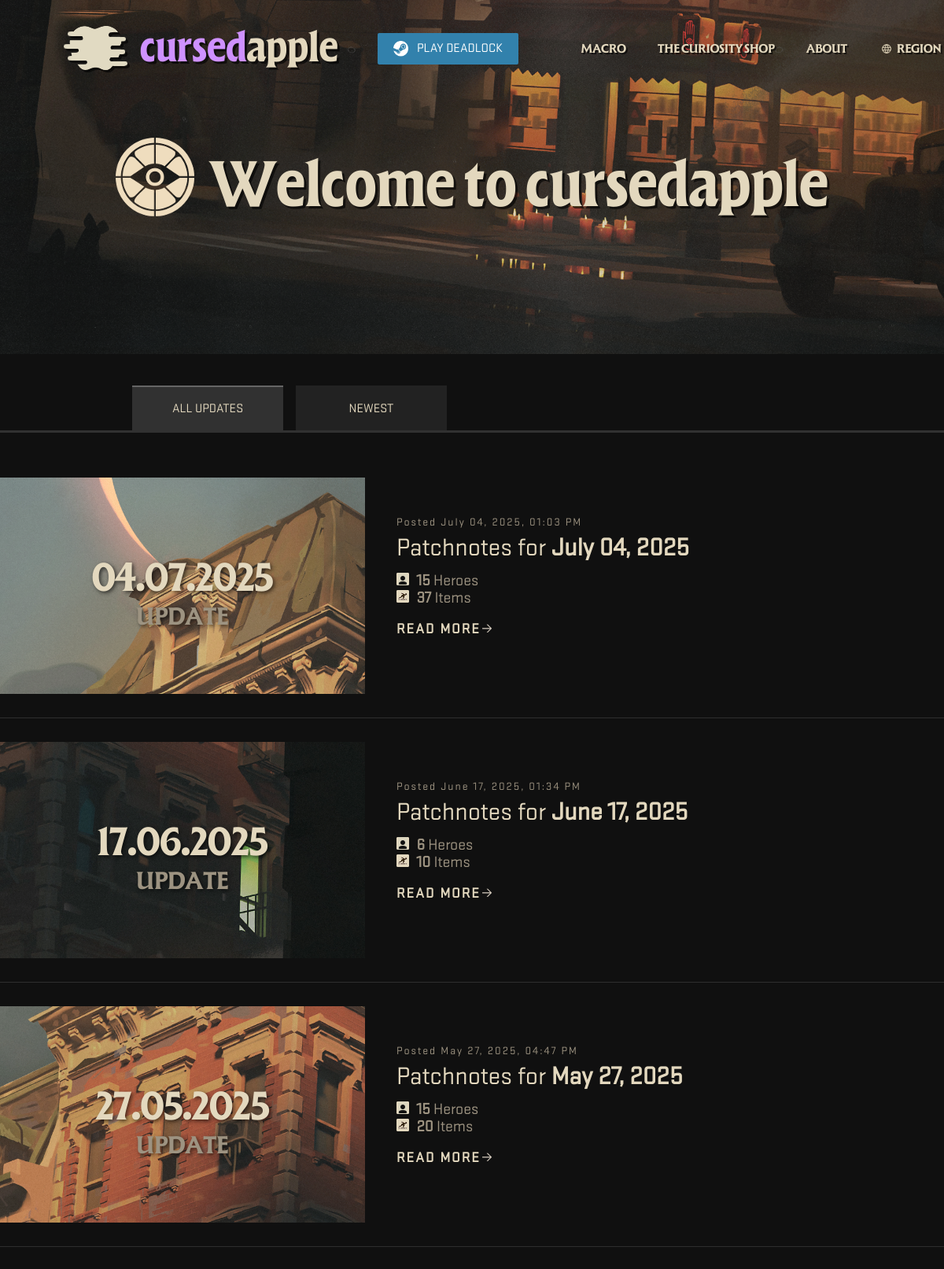
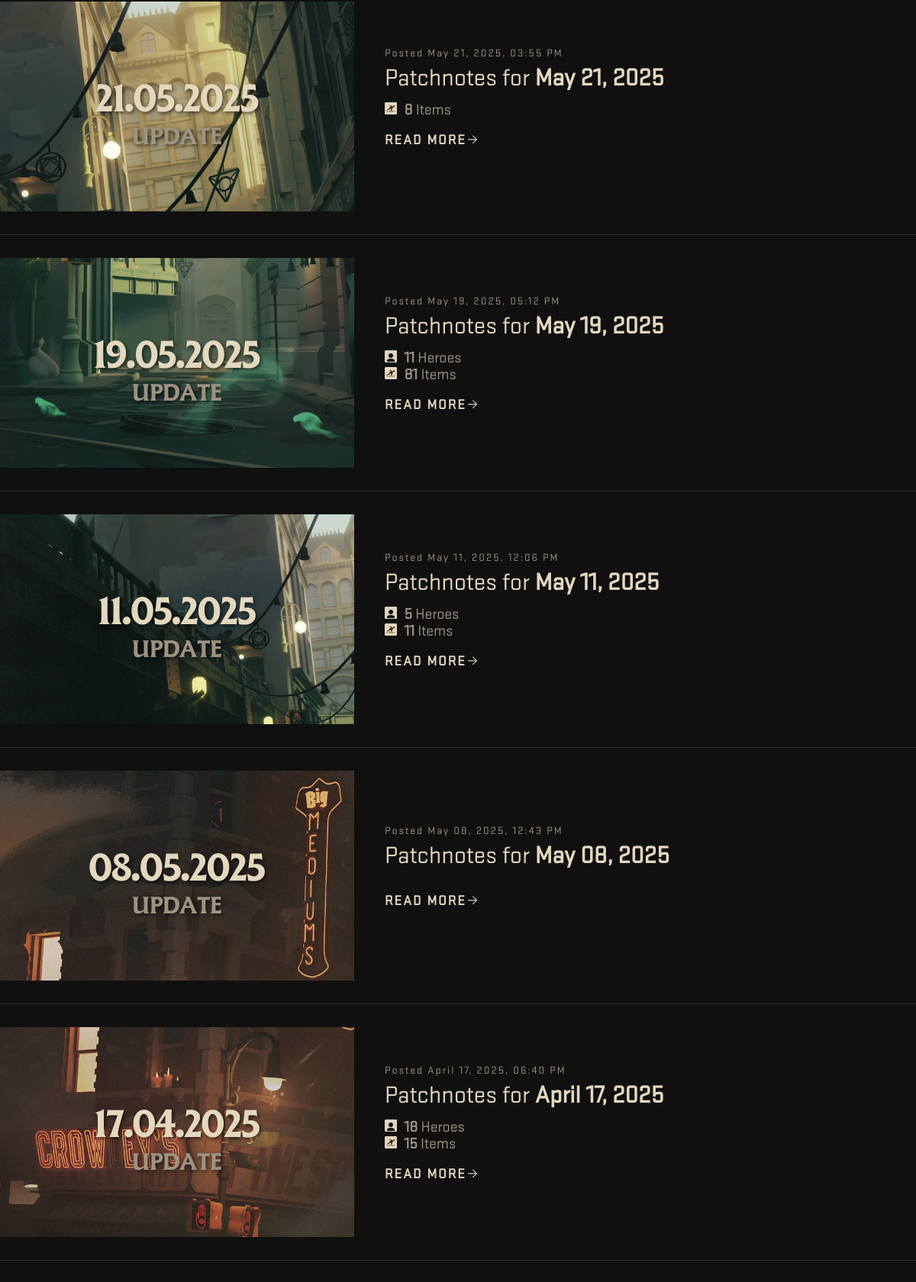
The page / (upper part) on the database its author committed (2 pictures, top to bottom).
### tables this page shows
CREATE TABLE patches (
                    id INTEGER PRIMARY KEY AUTOINCREMENT,
                    title TEXT,
                    content TEXT,
                    content_filtered TEXT,
                    link TEXT,
                    timestamp TIMESTAMP DEFAULT CURRENT_TIMESTAMP,
                    date TEXT
                 );

### app.py (the view)
@app.route('/')
def home():
    patches = get_patches()
    return render_template('index.html', patches=patches[0], newest=patches[1])

### app.py (called while the page is built)
def get_patches():
    conn = sqlite3.connect(database)
    conn.row_factory = sqlite3.Row
    c = conn.cursor()
    c.execute("SELECT id, title, content, content_filtered, link, timestamp, date FROM patches ORDER BY timestamp DESC")
    patches = c.fetchall()
    patches = [dict(patch) for patch in patches]
    for patch in patches:
        if patch['content_filtered']:
            patch['content_filtered'] = json.loads(patch['content_filtered'])
    c.execute("SELECT id, title, content, content_filtered, link, timestamp, date FROM patches WHERE id = (SELECT MAX(id) FROM patches)")
    newest = c.fetchone()
    conn.close()
    return patches, newest

@app.template_filter('datetime_us')
def format_date_us(value):
    dt = datetime.strptime(value, "%Y-%m-%dT%H:%M:%S%z")
    return dt.strftime("%B %d, %Y, %I:%M %p")

@app.template_filter('titledate')
def format_date_us(value):
    dt = datetime.strptime(value, "%m-%d-%Y")
    return dt.strftime("%B %d, %Y")

@app.template_filter('titlepic_eu')
def format_date_eu(value):
    dt = datetime.strptime(value, "%m-%d-%Y")
    return dt.strftime("%d.%m.%Y")

### templates/index.html (shortened to what this page needs)
{% include 'head.html' %}
<div class="tabs">
    <div class="alltabs">
        <a class="tab-on">
            ALL UPDATES
        </a>
        <a class="tab ajax-link" href="{{ url_for('notes', id=newest.id) }}">
            NEWEST
        </a>
    </div>
</div>
<div class="mid">
    <div class="allposts-container">
    {% for patch in patches %}
        <a href="{{ url_for('notes', id=patch.id) }}">
            <div class="post">
                <div class="post-pic">
                    <img src="/static/assets/thumbs/posta{{ patch.id % 10 }}.png">
                    <div class="post-pic-lines">
                        <span class="post-pic-text-a">{{ patch.date | titlepic_eu }}</span>
                        <span class="post-pic-text-b">UPDATE</span>
                    </div>
                </div>
                <div class="post-notes">
                    <span class="post-date-text">Posted {{ patch.timestamp | datetime_us }}</span><br>
                    <span class="post-title-text">Patchnotes for <b>{{ patch.date | titledate }}</b></span><br>
                    {% if patch.content_filtered['[ Heroes ]'] | length > 0 %}
                        <span class="post-info-text">
                            <img class="change" src="/static/assets/hero2.png" height="16" height="16">
                            <b>{{ patch.content_filtered['[ Heroes ]'] | length }}</b>
                            Heroes
                        </span>
                    {% endif %}
                    {% set item_changes =
                        (patch.content_filtered['[ Items ]'].get('Weapon', []) | length) +
                        (patch.content_filtered['[ Items ]'].get('Spirit', []) | length) +
                        (patch.content_filtered['[ Items ]'].get('Vitality', []) | length) %}
                    {% if item_changes > 0 %}
                         <span class="post-info-text">
                             <img class="change" src="/static/assets/item.png" height="16" height="16">
                             <b>{{ item_changes }}</b> Items
                         </span>
                    {% endif %}
                <br>
                    <span class="post-read-text">READ MORE
                        <img class="post-read-arrow" src="/static/assets/arrow_right.png">
                    </span><br>
                </div>
            </div>
            <div class="post-divider"></div>
        </a>
    {% endfor %}
    </div>
</div>

### templates/head.html (shortened to what this page needs)
<!DOCTYPE html>
<html lang="en" data-bs-theme="dark">
<head>
    <link href="/static/css/style.css" rel="stylesheet">
</head>
<body>
    <div class="top">
        <div class="head">
                <div class="head-side">
                    <a href="{{ url_for('home') }}">
                        <div class="head-side-in appa">
                            <img src="/static/assets/oc/appa.png">
                        </div>
                    </a>
                    <a href="{{ url_for('home') }}">
                        <div class="head-side-in cursedapple">
                            <span class="cursedappletext cursed">cursed</span><span class="cursedappletext">apple</span>
                        </div>
                    </a>
                    <div class="head-side-in">
                        <a href="https://store.steampowered.com/app/1422450/Deadlock/"><div class="steam"><div class="steamlogo"></div>PLAY DEADLOCK</div></a>
                    </div>
                </div>
            <div class="head-side">
                <div class="head-side-in category">
                    MACRO
                </div>
                <div class="head-side-in category">
                    THE CURIOSITY SHOP
                </div>
                <div class="head-side-in category">
                    ABOUT
                </div>
                <div class="head-side-in category">
                    <div class="globelogo"></div>REGION
                </div>
            </div>
        </div>
        <div class="top-center">
            {% if patch %}
            <div class="top-center-in">
                <img src="/static/assets/game/logos/DEADLOCK_Logo.png">
            </div>
            <div class="top-center-in">
                <span class="centertext">{{ patch.date | titledate }}</span>
            </div>
            {% else %}
            <div class="top-center-in">
                <img src="/static/assets/game/logos/DEADLOCK_Logo.png">
            </div>
            <div class="top-center-in">
                <span class="centertext">Welcome to cursedapple</span>
            </div>
            {% endif %}
        </div>
    </div>

### rows shown on the page
patches: shows a picture, date "04.07.2025", timestamp "July 04, 2025, 01:03 PM", date "July 04, 2025", content_filtered "15", item_changes "37"
patches: shows a picture, date "17.06.2025", timestamp "June 17, 2025, 01:34 PM", date "June 17, 2025", content_filtered "6", item_changes "10"
patches: shows a picture, date "27.05.2025", timestamp "May 27, 2025, 04:47 PM", date "May 27, 2025", content_filtered "15", item_changes "20"
patches: shows a picture, date "21.05.2025", timestamp "May 21, 2025, 03:55 PM", date "May 21, 2025", item_changes "8"
patches: shows a picture, date "19.05.2025", timestamp "May 19, 2025, 05:12 PM", date "May 19, 2025", content_filtered "11", item_changes "81"
patches: shows a picture, date "11.05.2025", timestamp "May 11, 2025, 12:06 PM", date "May 11, 2025", content_filtered "5", item_changes "11"
patches: shows a picture, date "08.05.2025", timestamp "May 08, 2025, 12:43 PM", date "May 08, 2025"
patches: shows a picture, date "17.04.2025", timestamp "April 17, 2025, 06:40 PM", date "April 17, 2025", content_filtered "18", item_changes "15"
